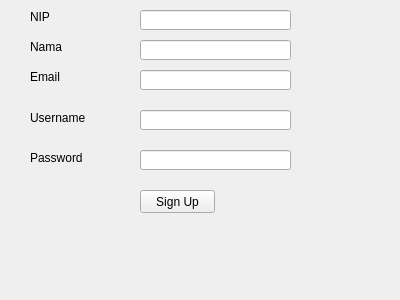
<?xml version="1.0" encoding="UTF-8"?>
<ui version="4.0">
 <class>Form</class>
 <widget class="QWidget" name="Form">
  <property name="geometry">
   <rect>
    <x>0</x>
    <y>0</y>
    <width>400</width>
    <height>300</height>
   </rect>
  </property>
  <property name="windowTitle">
   <string>Form</string>
  </property>
  <widget class="QLineEdit" name="email">
   <property name="geometry">
    <rect>
     <x>140</x>
     <y>10</y>
     <width>151</width>
     <height>20</height>
    </rect>
   </property>
  </widget>
  <widget class="QLabel" name="label_3">
   <property name="geometry">
    <rect>
     <x>30</x>
     <y>70</y>
     <width>47</width>
     <height>13</height>
    </rect>
   </property>
   <property name="text">
    <string>Email</string>
   </property>
  </widget>
  <widget class="QLabel" name="label_4">
   <property name="geometry">
    <rect>
     <x>30</x>
     <y>110</y>
     <width>71</width>
     <height>16</height>
    </rect>
   </property>
   <property name="text">
    <string>Username</string>
   </property>
  </widget>
  <widget class="QLineEdit" name="password">
   <property name="geometry">
    <rect>
     <x>140</x>
     <y>110</y>
     <width>151</width>
     <height>20</height>
    </rect>
   </property>
  </widget>
  <widget class="QLabel" name="label_5">
   <property name="geometry">
    <rect>
     <x>30</x>
     <y>150</y>
     <width>91</width>
     <height>16</height>
    </rect>
   </property>
   <property name="text">
    <string>Password</string>
   </property>
  </widget>
  <widget class="QLineEdit" name="confirmpass">
   <property name="geometry">
    <rect>
     <x>140</x>
     <y>150</y>
     <width>151</width>
     <height>20</height>
    </rect>
   </property>
  </widget>
  <widget class="QPushButton" name="signupbutton">
   <property name="geometry">
    <rect>
     <x>140</x>
     <y>190</y>
     <width>75</width>
     <height>23</height>
    </rect>
   </property>
   <property name="text">
    <string>Sign Up</string>
   </property>
  </widget>
  <widget class="QLabel" name="label_6">
   <property name="geometry">
    <rect>
     <x>30</x>
     <y>40</y>
     <width>47</width>
     <height>13</height>
    </rect>
   </property>
   <property name="text">
    <string>Nama</string>
   </property>
  </widget>
  <widget class="QLabel" name="label_7">
   <property name="geometry">
    <rect>
     <x>30</x>
     <y>10</y>
     <width>47</width>
     <height>13</height>
    </rect>
   </property>
   <property name="text">
    <string>NIP</string>
   </property>
  </widget>
  <widget class="QLineEdit" name="email_2">
   <property name="geometry">
    <rect>
     <x>140</x>
     <y>40</y>
     <width>151</width>
     <height>20</height>
    </rect>
   </property>
  </widget>
  <widget class="QLineEdit" name="email_3">
   <property name="geometry">
    <rect>
     <x>140</x>
     <y>70</y>
     <width>151</width>
     <height>20</height>
    </rect>
   </property>
  </widget>
 </widget>
 <resources/>
 <connections/>
</ui>
